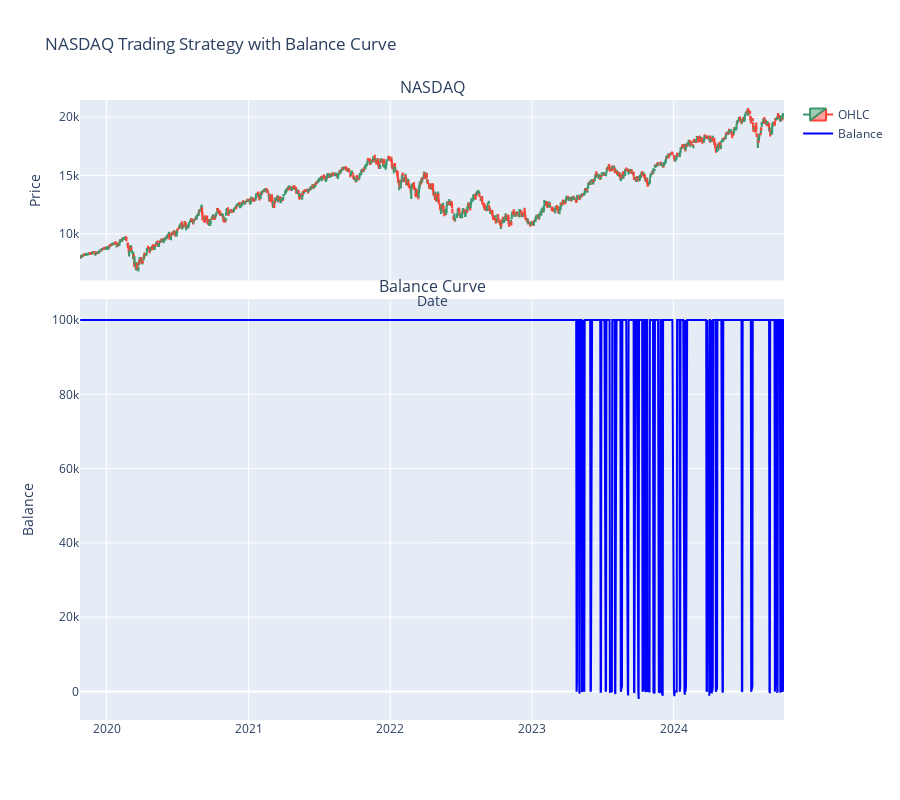

The cell this chart's notebook holds for it:
### Code cell
# Create subplots: candlestick chart and volume bars
fig = make_subplots(rows=2, cols=1, shared_xaxes=True, 
                    vertical_spacing=0.03, subplot_titles=('NASDAQ', 'Balance Curve'), 
                    row_width=[0.7, 0.3])

# Add candlestick chart
fig.add_trace(go.Candlestick(
    x=df_with_signals['date'],
    open=df_with_signals['open'],
    high=df_with_signals['high'],
    low=df_with_signals['low'],
    close=df_with_signals['close'],
    name='OHLC'
), row=1, col=1)

# Add balance curve
fig.add_trace(go.Scatter(
    x=df_with_signals['date'],
    y=df_with_signals['balance'],
    mode='lines',
    name='Balance',
    line=dict(color='blue')
), row=2, col=1)

# Update layout
fig.update_layout(
    title='NASDAQ Trading Strategy with Balance Curve',
    xaxis_rangeslider_visible=False,
    height=800,
    showlegend=True,
    xaxis_title='Date',
    yaxis_title='Price',
    yaxis2_title='Balance'
)

### Figure 1 — Plotly figure (JSON) as saved in the notebook; plotly's stock layout.template omitted (floating-point values rounded to 4 significant figures; data arrays with more than 128 entries replaced by an {"elided": "..."} marker saying what was removed)
{"data": [{"close": {"elided": "1249 float values"}, "high": {"elided": "1249 float values"}, "low": {"elided": "1249 float values"}, "name": "OHLC", "open": {"elided": "1249 float values"}, "type": "candlestick", "x": {"elided": "1249 str values"}, "xaxis": "x", "yaxis": "y"}, {"line": {"color": "blue"}, "mode": "lines", "name": "Balance", "type": "scatter", "x": {"elided": "1249 str values"}, "xaxis": "x2", "y": {"elided": "1249 float values"}, "yaxis": "y2"}], "layout": {"annotations": [{"font": {"size": 16}, "showarrow": false, "text": "NASDAQ", "x": 0.5, "xanchor": "center", "xref": "paper", "y": 1, "yanchor": "bottom", "yref": "paper"}, {"font": {"size": 16}, "showarrow": false, "text": "Balance Curve", "x": 0.5, "xanchor": "center", "xref": "paper", "y": 0.679, "yanchor": "bottom", "yref": "paper"}], "height": 800, "showlegend": true, "title": {"text": "NASDAQ Trading Strategy with Balance Curve"}, "xaxis": {"anchor": "y", "domain": [0, 1], "matches": "x2", "rangeslider": {"visible": false}, "showticklabels": false, "title": {"text": "Date"}}, "xaxis2": {"anchor": "y2", "domain": [0, 1]}, "yaxis": {"anchor": "x", "domain": [0.709, 1], "title": {"text": "Price"}}, "yaxis2": {"anchor": "x2", "domain": [0, 0.679], "title": {"text": "Balance"}}}}
